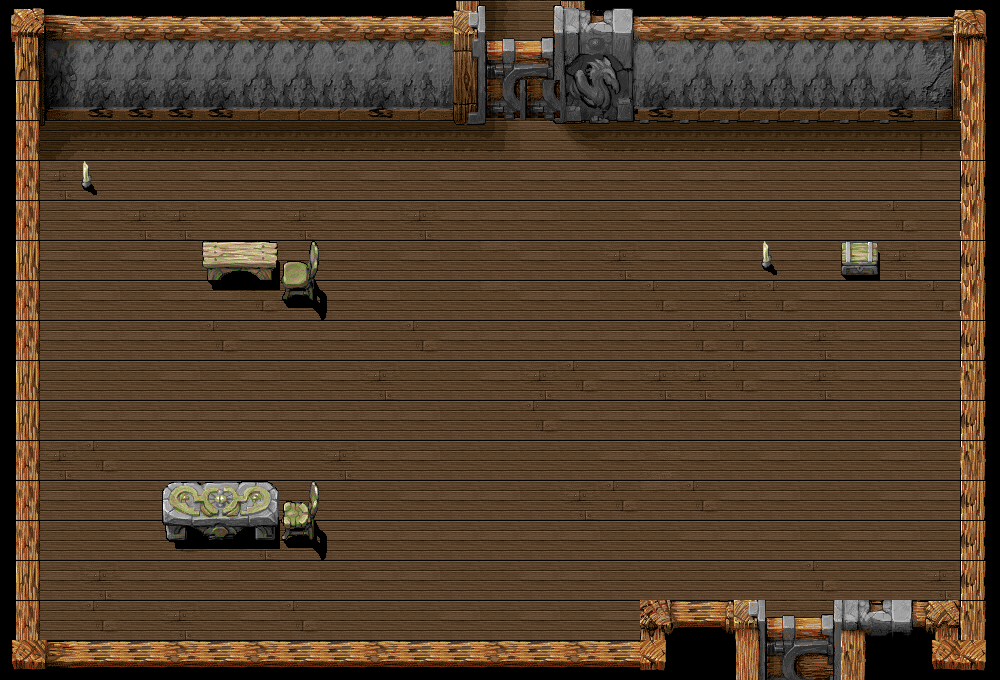

This game map was drawn from its Tiled (.tmx) file and the tilesets committed beside it. A one-line description and the trimmed map source follow:
An orthogonal 25x17 tile map with 40x40 px tiles, 3 tile layers (Tiles 1, Tiles 3 - Shadows, Tiles 2), 4 tilesets and 7 objects (5x col, 2x portal).

<map version="1.0" orientation="orthogonal" width="25" height="17" tilewidth="40" tileheight="40">
 <tileset firstgid="1" name="Walls-1" tilewidth="40" tileheight="40">
  <image source="art/tiles1.png" width="640" height="480" />
 </tileset>
 <tileset firstgid="193" name="Floor-1" tilewidth="40" tileheight="40">
  <image source="art/tiles3.png" width="640" height="480" />
  <terraintypes>
   <terrain name="Floor" tile="-1" />
  </terraintypes>
 </tileset>
 <tileset firstgid="385" name="BENCH" tilewidth="40" tileheight="40">
  <image source="art/tiles2.png" trans="ffffff" width="640" height="480" />
 </tileset>
 <tileset firstgid="577" name="Walls-2" tilewidth="40" tileheight="40">
  <image source="art/tiles5.png" width="640" height="480" />
 </tileset>
 <layer name="Tiles 1" width="25" height="17">
  <data>[425 cells, 423 non-empty, 66 distinct tile ids]</data>
 </layer>
 <layer name="Tiles 3 - Shadows" width="25" height="17">
  <data>[425 cells, 15 non-empty, 12 distinct tile ids]</data>
 </layer>
 <layer name="Tiles 2" width="25" height="17">
  <data>[425 cells, 15 non-empty, 14 distinct tile ids]</data>
 </layer>
 <objectgroup name="Object Layer 1" width="25" height="17">
  <object name="Collision box" type="col" x="200" y="240" width="79" height="45" />
  <object name="Collision box" type="col" x="844" y="241" width="34" height="35" />
  <object name="Collision box" type="col" x="281" y="263" width="32" height="33" />
  <object name="Collision box" type="col" x="281" y="501" width="33" height="39" />
  <object name="Collision box" type="col" x="162" y="481" width="117" height="62" />
  <object name="Portal1" type="portal" x="768" y="632" width="65" height="19">
   <properties>
    <property name="id" value="1" />
    <property name="toPortal" value="2" />
    <property name="toRoom" value="2" />
   </properties>
  </object>
  <object name="Portal2" type="portal" x="496" y="98" width="51" height="17">
   <properties>
    <property name="code" value="1227" />
    <property name="id" value="2" />
    <property name="toPortal" value="1" />
    <property name="toRoom" value="1" />
   </properties>
  </object>
 </objectgroup>
</map>